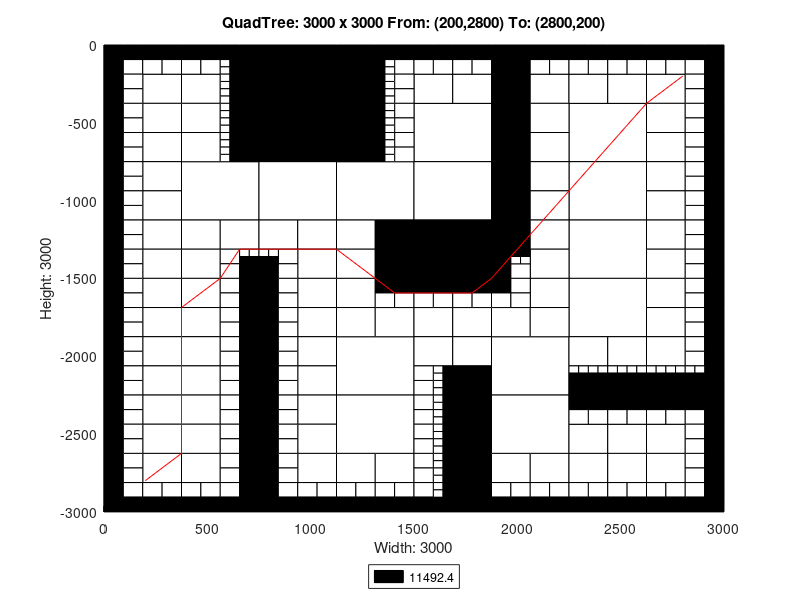

This chart was generated by the following MATLAB code:
axis([0 3000 -3000 0]);
title('QuadTree: 3000 x 3000 From: (200,2800) To: (2800,200)');
xlabel('Width: 3000');
ylabel('Height: 3000');
rectangle('Position',[750 -375 375 375], 'FaceColor',[0 0 0]);
rectangle('Position',[750 -750 375 375], 'FaceColor',[0 0 0]);
rectangle('Position',[375 -1125 375 375], 'FaceColor',[1 1 1]);
rectangle('Position',[750 -1125 375 375], 'FaceColor',[1 1 1]);
rectangle('Position',[1125 -1125 375 375], 'FaceColor',[1 1 1]);
rectangle('Position',[1500 -750 375 375], 'FaceColor',[1 1 1]);
rectangle('Position',[2250 -750 375 375], 'FaceColor',[1 1 1]);
rectangle('Position',[1500 -1125 375 375], 'FaceColor',[1 1 1]);
rectangle('Position',[1500 -1500 375 375], 'FaceColor',[0 0 0]);
rectangle('Position',[2250 -1125 375 375], 'FaceColor',[1 1 1]);
rectangle('Position',[2250 -1500 375 375], 'FaceColor',[1 1 1]);
rectangle('Position',[1125 -2250 375 375], 'FaceColor',[1 1 1]);
rectangle('Position',[1125 -2625 375 375], 'FaceColor',[1 1 1]);
rectangle('Position',[1875 -2250 375 375], 'FaceColor',[1 1 1]);
rectangle('Position',[2250 -1875 375 375], 'FaceColor',[1 1 1]);
rectangle('Position',[1875 -2625 375 375], 'FaceColor',[1 1 1]);
rectangle('Position',[187.5 -375 187.5 187.5], 'FaceColor',[1 1 1]);
rectangle('Position',[375 -375 187.5 187.5], 'FaceColor',[1 1 1]);
rectangle('Position',[187.5 -562.5 187.5 187.5], 'FaceColor',[1 1 1]);
rectangle('Position',[187.5 -750 187.5 187.5], 'FaceColor',[1 1 1]);
rectangle('Position',[375 -562.5 187.5 187.5], 'FaceColor',[1 1 1]);
rectangle('Position',[375 -750 187.5 187.5], 'FaceColor',[1 1 1]);
rectangle('Position',[1125 -187.5 187.5 187.5], 'FaceColor',[0 0 0]);
rectangle('Position',[1125 -375 187.5 187.5], 'FaceColor',[0 0 0]);
rectangle('Position',[1125 -562.5 187.5 187.5], 'FaceColor',[0 0 0]);
rectangle('Position',[1125 -750 187.5 187.5], 'FaceColor',[0 0 0]);
rectangle('Position',[187.5 -937.5 187.5 187.5], 'FaceColor',[1 1 1]);
rectangle('Position',[187.5 -1125 187.5 187.5], 'FaceColor',[1 1 1]);
rectangle('Position',[187.5 -1312.5 187.5 187.5], 'FaceColor',[1 1 1]);
rectangle('Position',[187.5 -1500 187.5 187.5], 'FaceColor',[1 1 1]);
rectangle('Position',[375 -1312.5 187.5 187.5], 'FaceColor',[1 1 1]);
rectangle('Position',[562.5 -1312.5 187.5 187.5], 'FaceColor',[1 1 1]);
rectangle('Position',[375 -1500 187.5 187.5], 'FaceColor',[1 1 1]);
rectangle('Position',[750 -1312.5 187.5 187.5], 'FaceColor',[1 1 1]);
rectangle('Position',[937.5 -1312.5 187.5 187.5], 'FaceColor',[1 1 1]);
rectangle('Position',[937.5 -1500 187.5 187.5], 'FaceColor',[1 1 1]);
rectangle('Position',[1125 -1312.5 187.5 187.5], 'FaceColor',[1 1 1]);
rectangle('Position',[1312.5 -1312.5 187.5 187.5], 'FaceColor',[0 0 0]);
rectangle('Position',[1125 -1500 187.5 187.5], 'FaceColor',[1 1 1]);
rectangle('Position',[1312.5 -1500 187.5 187.5], 'FaceColor',[0 0 0]);
rectangle('Position',[1500 -375 187.5 187.5], 'FaceColor',[1 1 1]);
rectangle('Position',[1687.5 -375 187.5 187.5], 'FaceColor',[1 1 1]);
rectangle('Position',[1875 -187.5 187.5 187.5], 'FaceColor',[0 0 0]);
rectangle('Position',[1875 -375 187.5 187.5], 'FaceColor',[0 0 0]);
rectangle('Position',[2062.5 -375 187.5 187.5], 'FaceColor',[1 1 1]);
rectangle('Position',[1875 -562.5 187.5 187.5], 'FaceColor',[0 0 0]);
rectangle('Position',[2062.5 -562.5 187.5 187.5], 'FaceColor',[1 1 1]);
rectangle('Position',[1875 -750 187.5 187.5], 'FaceColor',[0 0 0]);
rectangle('Position',[2062.5 -750 187.5 187.5], 'FaceColor',[1 1 1]);
rectangle('Position',[2250 -375 187.5 187.5], 'FaceColor',[1 1 1]);
rectangle('Position',[2437.5 -375 187.5 187.5], 'FaceColor',[1 1 1]);
rectangle('Position',[2625 -375 187.5 187.5], 'FaceColor',[1 1 1]);
rectangle('Position',[2625 -562.5 187.5 187.5], 'FaceColor',[1 1 1]);
rectangle('Position',[2625 -750 187.5 187.5], 'FaceColor',[1 1 1]);
rectangle('Position',[1875 -937.5 187.5 187.5], 'FaceColor',[0 0 0]);
rectangle('Position',[2062.5 -937.5 187.5 187.5], 'FaceColor',[1 1 1]);
rectangle('Position',[1875 -1125 187.5 187.5], 'FaceColor',[0 0 0]);
rectangle('Position',[2062.5 -1125 187.5 187.5], 'FaceColor',[1 1 1]);
rectangle('Position',[1875 -1312.5 187.5 187.5], 'FaceColor',[0 0 0]);
rectangle('Position',[2062.5 -1312.5 187.5 187.5], 'FaceColor',[1 1 1]);
rectangle('Position',[2062.5 -1500 187.5 187.5], 'FaceColor',[1 1 1]);
rectangle('Position',[2625 -937.5 187.5 187.5], 'FaceColor',[1 1 1]);
rectangle('Position',[2625 -1125 187.5 187.5], 'FaceColor',[1 1 1]);
rectangle('Position',[2625 -1312.5 187.5 187.5], 'FaceColor',[1 1 1]);
rectangle('Position',[2625 -1500 187.5 187.5], 'FaceColor',[1 1 1]);
rectangle('Position',[187.5 -1687.5 187.5 187.5], 'FaceColor',[1 1 1]);
rectangle('Position',[187.5 -1875 187.5 187.5], 'FaceColor',[1 1 1]);
rectangle('Position',[375 -1687.5 187.5 187.5], 'FaceColor',[1 1 1]);
rectangle('Position',[375 -1875 187.5 187.5], 'FaceColor',[1 1 1]);
rectangle('Position',[187.5 -2062.5 187.5 187.5], 'FaceColor',[1 1 1]);
rectangle('Position',[187.5 -2250 187.5 187.5], 'FaceColor',[1 1 1]);
rectangle('Position',[375 -2062.5 187.5 187.5], 'FaceColor',[1 1 1]);
rectangle('Position',[375 -2250 187.5 187.5], 'FaceColor',[1 1 1]);
rectangle('Position',[937.5 -1687.5 187.5 187.5], 'FaceColor',[1 1 1]);
rectangle('Position',[937.5 -1875 187.5 187.5], 'FaceColor',[1 1 1]);
rectangle('Position',[1125 -1687.5 187.5 187.5], 'FaceColor',[1 1 1]);
rectangle('Position',[1125 -1875 187.5 187.5], 'FaceColor',[1 1 1]);
rectangle('Position',[1312.5 -1875 187.5 187.5], 'FaceColor',[1 1 1]);
rectangle('Position',[937.5 -2062.5 187.5 187.5], 'FaceColor',[1 1 1]);
rectangle('Position',[937.5 -2250 187.5 187.5], 'FaceColor',[1 1 1]);
rectangle('Position',[187.5 -2437.5 187.5 187.5], 'FaceColor',[1 1 1]);
rectangle('Position',[187.5 -2625 187.5 187.5], 'FaceColor',[1 1 1]);
rectangle('Position',[375 -2437.5 187.5 187.5], 'FaceColor',[1 1 1]);
rectangle('Position',[375 -2625 187.5 187.5], 'FaceColor',[1 1 1]);
rectangle('Position',[187.5 -2812.5 187.5 187.5], 'FaceColor',[1 1 1]);
rectangle('Position',[375 -2812.5 187.5 187.5], 'FaceColor',[1 1 1]);
rectangle('Position',[937.5 -2437.5 187.5 187.5], 'FaceColor',[1 1 1]);
rectangle('Position',[937.5 -2625 187.5 187.5], 'FaceColor',[1 1 1]);
rectangle('Position',[937.5 -2812.5 187.5 187.5], 'FaceColor',[1 1 1]);
rectangle('Position',[1125 -2812.5 187.5 187.5], 'FaceColor',[1 1 1]);
rectangle('Position',[1312.5 -2812.5 187.5 187.5], 'FaceColor',[1 1 1]);
rectangle('Position',[1500 -1875 187.5 187.5], 'FaceColor',[1 1 1]);
rectangle('Position',[1687.5 -1875 187.5 187.5], 'FaceColor',[1 1 1]);
rectangle('Position',[2062.5 -1687.5 187.5 187.5], 'FaceColor',[1 1 1]);
rectangle('Position',[1875 -1875 187.5 187.5], 'FaceColor',[1 1 1]);
rectangle('Position',[2062.5 -1875 187.5 187.5], 'FaceColor',[1 1 1]);
rectangle('Position',[1500 -2062.5 187.5 187.5], 'FaceColor',[1 1 1]);
rectangle('Position',[1687.5 -2062.5 187.5 187.5], 'FaceColor',[1 1 1]);
rectangle('Position',[1687.5 -2250 187.5 187.5], 'FaceColor',[0 0 0]);
rectangle('Position',[2625 -1687.5 187.5 187.5], 'FaceColor',[1 1 1]);
rectangle('Position',[2625 -1875 187.5 187.5], 'FaceColor',[1 1 1]);
rectangle('Position',[2250 -2062.5 187.5 187.5], 'FaceColor',[1 1 1]);
rectangle('Position',[2437.5 -2062.5 187.5 187.5], 'FaceColor',[1 1 1]);
rectangle('Position',[2625 -2062.5 187.5 187.5], 'FaceColor',[1 1 1]);
rectangle('Position',[1687.5 -2437.5 187.5 187.5], 'FaceColor',[0 0 0]);
rectangle('Position',[1687.5 -2625 187.5 187.5], 'FaceColor',[0 0 0]);
rectangle('Position',[1687.5 -2812.5 187.5 187.5], 'FaceColor',[0 0 0]);
rectangle('Position',[1687.5 -3000 187.5 187.5], 'FaceColor',[0 0 0]);
rectangle('Position',[1875 -2812.5 187.5 187.5], 'FaceColor',[1 1 1]);
rectangle('Position',[2062.5 -2812.5 187.5 187.5], 'FaceColor',[1 1 1]);
rectangle('Position',[2250 -2625 187.5 187.5], 'FaceColor',[1 1 1]);
rectangle('Position',[2437.5 -2625 187.5 187.5], 'FaceColor',[1 1 1]);
rectangle('Position',[2625 -2625 187.5 187.5], 'FaceColor',[1 1 1]);
rectangle('Position',[2250 -2812.5 187.5 187.5], 'FaceColor',[1 1 1]);
rectangle('Position',[2437.5 -2812.5 187.5 187.5], 'FaceColor',[1 1 1]);
rectangle('Position',[2625 -2812.5 187.5 187.5], 'FaceColor',[1 1 1]);
rectangle('Position',[0 -93.75 93.75 93.75], 'FaceColor',[0 0 0]);
rectangle('Position',[93.75 -93.75 93.75 93.75], 'FaceColor',[0 0 0]);
rectangle('Position',[0 -187.5 93.75 93.75], 'FaceColor',[0 0 0]);
rectangle('Position',[93.75 -187.5 93.75 93.75], 'FaceColor',[1 1 1]);
rectangle('Position',[187.5 -93.75 93.75 93.75], 'FaceColor',[0 0 0]);
rectangle('Position',[281.25 -93.75 93.75 93.75], 'FaceColor',[0 0 0]);
rectangle('Position',[187.5 -187.5 93.75 93.75], 'FaceColor',[1 1 1]);
rectangle('Position',[281.25 -187.5 93.75 93.75], 'FaceColor',[1 1 1]);
rectangle('Position',[0 -281.25 93.75 93.75], 'FaceColor',[0 0 0]);
rectangle('Position',[93.75 -281.25 93.75 93.75], 'FaceColor',[1 1 1]);
rectangle('Position',[0 -375 93.75 93.75], 'FaceColor',[0 0 0]);
rectangle('Position',[93.75 -375 93.75 93.75], 'FaceColor',[1 1 1]);
rectangle('Position',[375 -93.75 93.75 93.75], 'FaceColor',[0 0 0]);
rectangle('Position',[468.75 -93.75 93.75 93.75], 'FaceColor',[0 0 0]);
rectangle('Position',[375 -187.5 93.75 93.75], 'FaceColor',[1 1 1]);
rectangle('Position',[468.75 -187.5 93.75 93.75], 'FaceColor',[1 1 1]);
rectangle('Position',[562.5 -93.75 93.75 93.75], 'FaceColor',[0 0 0]);
rectangle('Position',[656.25 -93.75 93.75 93.75], 'FaceColor',[0 0 0]);
rectangle('Position',[656.25 -187.5 93.75 93.75], 'FaceColor',[0 0 0]);
rectangle('Position',[656.25 -281.25 93.75 93.75], 'FaceColor',[0 0 0]);
rectangle('Position',[656.25 -375 93.75 93.75], 'FaceColor',[0 0 0]);
rectangle('Position',[0 -468.75 93.75 93.75], 'FaceColor',[0 0 0]);
rectangle('Position',[93.75 -468.75 93.75 93.75], 'FaceColor',[1 1 1]);
rectangle('Position',[0 -562.5 93.75 93.75], 'FaceColor',[0 0 0]);
rectangle('Position',[93.75 -562.5 93.75 93.75], 'FaceColor',[1 1 1]);
rectangle('Position',[0 -656.25 93.75 93.75], 'FaceColor',[0 0 0]);
rectangle('Position',[93.75 -656.25 93.75 93.75], 'FaceColor',[1 1 1]);
rectangle('Position',[0 -750 93.75 93.75], 'FaceColor',[0 0 0]);
rectangle('Position',[93.75 -750 93.75 93.75], 'FaceColor',[1 1 1]);
rectangle('Position',[656.25 -468.75 93.75 93.75], 'FaceColor',[0 0 0]);
rectangle('Position',[656.25 -562.5 93.75 93.75], 'FaceColor',[0 0 0]);
rectangle('Position',[656.25 -656.25 93.75 93.75], 'FaceColor',[0 0 0]);
rectangle('Position',[656.25 -750 93.75 93.75], 'FaceColor',[0 0 0]);
rectangle('Position',[1312.5 -93.75 93.75 93.75], 'FaceColor',[0 0 0]);
rectangle('Position',[1406.25 -93.75 93.75 93.75], 'FaceColor',[0 0 0]);
rectangle('Position',[1406.25 -187.5 93.75 93.75], 'FaceColor',[1 1 1]);
rectangle('Position',[1406.25 -281.25 93.75 93.75], 'FaceColor',[1 1 1]);
rectangle('Position',[1406.25 -375 93.75 93.75], 'FaceColor',[1 1 1]);
rectangle('Position',[1406.25 -468.75 93.75 93.75], 'FaceColor',[1 1 1]);
rectangle('Position',[1406.25 -562.5 93.75 93.75], 'FaceColor',[1 1 1]);
rectangle('Position',[1406.25 -656.25 93.75 93.75], 'FaceColor',[1 1 1]);
rectangle('Position',[1406.25 -750 93.75 93.75], 'FaceColor',[1 1 1]);
rectangle('Position',[0 -843.75 93.75 93.75], 'FaceColor',[0 0 0]);
rectangle('Position',[93.75 -843.75 93.75 93.75], 'FaceColor',[1 1 1]);
rectangle('Position',[0 -937.5 93.75 93.75], 'FaceColor',[0 0 0]);
rectangle('Position',[93.75 -937.5 93.75 93.75], 'FaceColor',[1 1 1]);
rectangle('Position',[0 -1031.25 93.75 93.75], 'FaceColor',[0 0 0]);
rectangle('Position',[93.75 -1031.25 93.75 93.75], 'FaceColor',[1 1 1]);
rectangle('Position',[0 -1125 93.75 93.75], 'FaceColor',[0 0 0]);
rectangle('Position',[93.75 -1125 93.75 93.75], 'FaceColor',[1 1 1]);
rectangle('Position',[0 -1218.75 93.75 93.75], 'FaceColor',[0 0 0]);
rectangle('Position',[93.75 -1218.75 93.75 93.75], 'FaceColor',[1 1 1]);
rectangle('Position',[0 -1312.5 93.75 93.75], 'FaceColor',[0 0 0]);
rectangle('Position',[93.75 -1312.5 93.75 93.75], 'FaceColor',[1 1 1]);
rectangle('Position',[0 -1406.25 93.75 93.75], 'FaceColor',[0 0 0]);
rectangle('Position',[93.75 -1406.25 93.75 93.75], 'FaceColor',[1 1 1]);
rectangle('Position',[0 -1500 93.75 93.75], 'FaceColor',[0 0 0]);
rectangle('Position',[93.75 -1500 93.75 93.75], 'FaceColor',[1 1 1]);
rectangle('Position',[562.5 -1406.25 93.75 93.75], 'FaceColor',[1 1 1]);
rectangle('Position',[562.5 -1500 93.75 93.75], 'FaceColor',[1 1 1]);
rectangle('Position',[656.25 -1500 93.75 93.75], 'FaceColor',[0 0 0]);
rectangle('Position',[843.75 -1406.25 93.75 93.75], 'FaceColor',[1 1 1]);
rectangle('Position',[750 -1500 93.75 93.75], 'FaceColor',[0 0 0]);
rectangle('Position',[843.75 -1500 93.75 93.75], 'FaceColor',[1 1 1]);
rectangle('Position',[1500 -93.75 93.75 93.75], 'FaceColor',[0 0 0]);
rectangle('Position',[1593.75 -93.75 93.75 93.75], 'FaceColor',[0 0 0]);
rectangle('Position',[1500 -187.5 93.75 93.75], 'FaceColor',[1 1 1]);
rectangle('Position',[1593.75 -187.5 93.75 93.75], 'FaceColor',[1 1 1]);
rectangle('Position',[1687.5 -93.75 93.75 93.75], 'FaceColor',[0 0 0]);
rectangle('Position',[1781.25 -93.75 93.75 93.75], 'FaceColor',[0 0 0]);
rectangle('Position',[1687.5 -187.5 93.75 93.75], 'FaceColor',[1 1 1]);
rectangle('Position',[1781.25 -187.5 93.75 93.75], 'FaceColor',[1 1 1]);
rectangle('Position',[2062.5 -93.75 93.75 93.75], 'FaceColor',[0 0 0]);
rectangle('Position',[2156.25 -93.75 93.75 93.75], 'FaceColor',[0 0 0]);
rectangle('Position',[2062.5 -187.5 93.75 93.75], 'FaceColor',[1 1 1]);
rectangle('Position',[2156.25 -187.5 93.75 93.75], 'FaceColor',[1 1 1]);
rectangle('Position',[2250 -93.75 93.75 93.75], 'FaceColor',[0 0 0]);
rectangle('Position',[2343.75 -93.75 93.75 93.75], 'FaceColor',[0 0 0]);
rectangle('Position',[2250 -187.5 93.75 93.75], 'FaceColor',[1 1 1]);
rectangle('Position',[2343.75 -187.5 93.75 93.75], 'FaceColor',[1 1 1]);
rectangle('Position',[2437.5 -93.75 93.75 93.75], 'FaceColor',[0 0 0]);
rectangle('Position',[2531.25 -93.75 93.75 93.75], 'FaceColor',[0 0 0]);
rectangle('Position',[2437.5 -187.5 93.75 93.75], 'FaceColor',[1 1 1]);
rectangle('Position',[2531.25 -187.5 93.75 93.75], 'FaceColor',[1 1 1]);
rectangle('Position',[2625 -93.75 93.75 93.75], 'FaceColor',[0 0 0]);
rectangle('Position',[2718.75 -93.75 93.75 93.75], 'FaceColor',[0 0 0]);
rectangle('Position',[2625 -187.5 93.75 93.75], 'FaceColor',[1 1 1]);
rectangle('Position',[2718.75 -187.5 93.75 93.75], 'FaceColor',[1 1 1]);
rectangle('Position',[2812.5 -93.75 93.75 93.75], 'FaceColor',[0 0 0]);
rectangle('Position',[2906.25 -93.75 93.75 93.75], 'FaceColor',[0 0 0]);
rectangle('Position',[2812.5 -187.5 93.75 93.75], 'FaceColor',[1 1 1]);
rectangle('Position',[2906.25 -187.5 93.75 93.75], 'FaceColor',[0 0 0]);
rectangle('Position',[2812.5 -281.25 93.75 93.75], 'FaceColor',[1 1 1]);
rectangle('Position',[2906.25 -281.25 93.75 93.75], 'FaceColor',[0 0 0]);
rectangle('Position',[2812.5 -375 93.75 93.75], 'FaceColor',[1 1 1]);
rectangle('Position',[2906.25 -375 93.75 93.75], 'FaceColor',[0 0 0]);
rectangle('Position',[2812.5 -468.75 93.75 93.75], 'FaceColor',[1 1 1]);
rectangle('Position',[2906.25 -468.75 93.75 93.75], 'FaceColor',[0 0 0]);
rectangle('Position',[2812.5 -562.5 93.75 93.75], 'FaceColor',[1 1 1]);
rectangle('Position',[2906.25 -562.5 93.75 93.75], 'FaceColor',[0 0 0]);
rectangle('Position',[2812.5 -656.25 93.75 93.75], 'FaceColor',[1 1 1]);
rectangle('Position',[2906.25 -656.25 93.75 93.75], 'FaceColor',[0 0 0]);
rectangle('Position',[2812.5 -750 93.75 93.75], 'FaceColor',[1 1 1]);
rectangle('Position',[2906.25 -750 93.75 93.75], 'FaceColor',[0 0 0]);
rectangle('Position',[1875 -1406.25 93.75 93.75], 'FaceColor',[0 0 0]);
rectangle('Position',[1875 -1500 93.75 93.75], 'FaceColor',[0 0 0]);
rectangle('Position',[1968.75 -1500 93.75 93.75], 'FaceColor',[1 1 1]);
rectangle('Position',[2812.5 -843.75 93.75 93.75], 'FaceColor',[1 1 1]);
rectangle('Position',[2906.25 -843.75 93.75 93.75], 'FaceColor',[0 0 0]);
rectangle('Position',[2812.5 -937.5 93.75 93.75], 'FaceColor',[1 1 1]);
rectangle('Position',[2906.25 -937.5 93.75 93.75], 'FaceColor',[0 0 0]);
rectangle('Position',[2812.5 -1031.25 93.75 93.75], 'FaceColor',[1 1 1]);
rectangle('Position',[2906.25 -1031.25 93.75 93.75], 'FaceColor',[0 0 0]);
rectangle('Position',[2812.5 -1125 93.75 93.75], 'FaceColor',[1 1 1]);
rectangle('Position',[2906.25 -1125 93.75 93.75], 'FaceColor',[0 0 0]);
rectangle('Position',[2812.5 -1218.75 93.75 93.75], 'FaceColor',[1 1 1]);
rectangle('Position',[2906.25 -1218.75 93.75 93.75], 'FaceColor',[0 0 0]);
rectangle('Position',[2812.5 -1312.5 93.75 93.75], 'FaceColor',[1 1 1]);
rectangle('Position',[2906.25 -1312.5 93.75 93.75], 'FaceColor',[0 0 0]);
rectangle('Position',[2812.5 -1406.25 93.75 93.75], 'FaceColor',[1 1 1]);
rectangle('Position',[2906.25 -1406.25 93.75 93.75], 'FaceColor',[0 0 0]);
rectangle('Position',[2812.5 -1500 93.75 93.75], 'FaceColor',[1 1 1]);
rectangle('Position',[2906.25 -1500 93.75 93.75], 'FaceColor',[0 0 0]);
rectangle('Position',[0 -1593.75 93.75 93.75], 'FaceColor',[0 0 0]);
rectangle('Position',[93.75 -1593.75 93.75 93.75], 'FaceColor',[1 1 1]);
rectangle('Position',[0 -1687.5 93.75 93.75], 'FaceColor',[0 0 0]);
rectangle('Position',[93.75 -1687.5 93.75 93.75], 'FaceColor',[1 1 1]);
rectangle('Position',[0 -1781.25 93.75 93.75], 'FaceColor',[0 0 0]);
rectangle('Position',[93.75 -1781.25 93.75 93.75], 'FaceColor',[1 1 1]);
rectangle('Position',[0 -1875 93.75 93.75], 'FaceColor',[0 0 0]);
rectangle('Position',[93.75 -1875 93.75 93.75], 'FaceColor',[1 1 1]);
rectangle('Position',[562.5 -1593.75 93.75 93.75], 'FaceColor',[1 1 1]);
rectangle('Position',[656.25 -1593.75 93.75 93.75], 'FaceColor',[0 0 0]);
rectangle('Position',[562.5 -1687.5 93.75 93.75], 'FaceColor',[1 1 1]);
rectangle('Position',[656.25 -1687.5 93.75 93.75], 'FaceColor',[0 0 0]);
rectangle('Position',[562.5 -1781.25 93.75 93.75], 'FaceColor',[1 1 1]);
rectangle('Position',[656.25 -1781.25 93.75 93.75], 'FaceColor',[0 0 0]);
rectangle('Position',[562.5 -1875 93.75 93.75], 'FaceColor',[1 1 1]);
rectangle('Position',[656.25 -1875 93.75 93.75], 'FaceColor',[0 0 0]);
rectangle('Position',[0 -1968.75 93.75 93.75], 'FaceColor',[0 0 0]);
rectangle('Position',[93.75 -1968.75 93.75 93.75], 'FaceColor',[1 1 1]);
rectangle('Position',[0 -2062.5 93.75 93.75], 'FaceColor',[0 0 0]);
rectangle('Position',[93.75 -2062.5 93.75 93.75], 'FaceColor',[1 1 1]);
rectangle('Position',[0 -2156.25 93.75 93.75], 'FaceColor',[0 0 0]);
rectangle('Position',[93.75 -2156.25 93.75 93.75], 'FaceColor',[1 1 1]);
rectangle('Position',[0 -2250 93.75 93.75], 'FaceColor',[0 0 0]);
rectangle('Position',[93.75 -2250 93.75 93.75], 'FaceColor',[1 1 1]);
rectangle('Position',[562.5 -1968.75 93.75 93.75], 'FaceColor',[1 1 1]);
rectangle('Position',[656.25 -1968.75 93.75 93.75], 'FaceColor',[0 0 0]);
rectangle('Position',[562.5 -2062.5 93.75 93.75], 'FaceColor',[1 1 1]);
rectangle('Position',[656.25 -2062.5 93.75 93.75], 'FaceColor',[0 0 0]);
rectangle('Position',[562.5 -2156.25 93.75 93.75], 'FaceColor',[1 1 1]);
rectangle('Position',[656.25 -2156.25 93.75 93.75], 'FaceColor',[0 0 0]);
rectangle('Position',[562.5 -2250 93.75 93.75], 'FaceColor',[1 1 1]);
rectangle('Position',[656.25 -2250 93.75 93.75], 'FaceColor',[0 0 0]);
rectangle('Position',[750 -1593.75 93.75 93.75], 'FaceColor',[0 0 0]);
rectangle('Position',[843.75 -1593.75 93.75 93.75], 'FaceColor',[1 1 1]);
rectangle('Position',[750 -1687.5 93.75 93.75], 'FaceColor',[0 0 0]);
rectangle('Position',[843.75 -1687.5 93.75 93.75], 'FaceColor',[1 1 1]);
rectangle('Position',[750 -1781.25 93.75 93.75], 'FaceColor',[0 0 0]);
rectangle('Position',[843.75 -1781.25 93.75 93.75], 'FaceColor',[1 1 1]);
rectangle('Position',[750 -1875 93.75 93.75], 'FaceColor',[0 0 0]);
rectangle('Position',[843.75 -1875 93.75 93.75], 'FaceColor',[1 1 1]);
rectangle('Position',[1312.5 -1593.75 93.75 93.75], 'FaceColor',[0 0 0]);
rectangle('Position',[1406.25 -1593.75 93.75 93.75], 'FaceColor',[0 0 0]);
rectangle('Position',[1312.5 -1687.5 93.75 93.75], 'FaceColor',[1 1 1]);
rectangle('Position',[1406.25 -1687.5 93.75 93.75], 'FaceColor',[1 1 1]);
rectangle('Position',[750 -1968.75 93.75 93.75], 'FaceColor',[0 0 0]);
rectangle('Position',[843.75 -1968.75 93.75 93.75], 'FaceColor',[1 1 1]);
rectangle('Position',[750 -2062.5 93.75 93.75], 'FaceColor',[0 0 0]);
rectangle('Position',[843.75 -2062.5 93.75 93.75], 'FaceColor',[1 1 1]);
rectangle('Position',[750 -2156.25 93.75 93.75], 'FaceColor',[0 0 0]);
rectangle('Position',[843.75 -2156.25 93.75 93.75], 'FaceColor',[1 1 1]);
rectangle('Position',[750 -2250 93.75 93.75], 'FaceColor',[0 0 0]);
rectangle('Position',[843.75 -2250 93.75 93.75], 'FaceColor',[1 1 1]);
rectangle('Position',[0 -2343.75 93.75 93.75], 'FaceColor',[0 0 0]);
rectangle('Position',[93.75 -2343.75 93.75 93.75], 'FaceColor',[1 1 1]);
rectangle('Position',[0 -2437.5 93.75 93.75], 'FaceColor',[0 0 0]);
rectangle('Position',[93.75 -2437.5 93.75 93.75], 'FaceColor',[1 1 1]);
rectangle('Position',[0 -2531.25 93.75 93.75], 'FaceColor',[0 0 0]);
rectangle('Position',[93.75 -2531.25 93.75 93.75], 'FaceColor',[1 1 1]);
rectangle('Position',[0 -2625 93.75 93.75], 'FaceColor',[0 0 0]);
rectangle('Position',[93.75 -2625 93.75 93.75], 'FaceColor',[1 1 1]);
rectangle('Position',[562.5 -2343.75 93.75 93.75], 'FaceColor',[1 1 1]);
rectangle('Position',[656.25 -2343.75 93.75 93.75], 'FaceColor',[0 0 0]);
rectangle('Position',[562.5 -2437.5 93.75 93.75], 'FaceColor',[1 1 1]);
rectangle('Position',[656.25 -2437.5 93.75 93.75], 'FaceColor',[0 0 0]);
rectangle('Position',[562.5 -2531.25 93.75 93.75], 'FaceColor',[1 1 1]);
rectangle('Position',[656.25 -2531.25 93.75 93.75], 'FaceColor',[0 0 0]);
rectangle('Position',[562.5 -2625 93.75 93.75], 'FaceColor',[1 1 1]);
rectangle('Position',[656.25 -2625 93.75 93.75], 'FaceColor',[0 0 0]);
rectangle('Position',[0 -2718.75 93.75 93.75], 'FaceColor',[0 0 0]);
rectangle('Position',[93.75 -2718.75 93.75 93.75], 'FaceColor',[1 1 1]);
rectangle('Position',[0 -2812.5 93.75 93.75], 'FaceColor',[0 0 0]);
rectangle('Position',[93.75 -2812.5 93.75 93.75], 'FaceColor',[1 1 1]);
rectangle('Position',[0 -2906.25 93.75 93.75], 'FaceColor',[0 0 0]);
rectangle('Position',[93.75 -2906.25 93.75 93.75], 'FaceColor',[1 1 1]);
rectangle('Position',[0 -3000 93.75 93.75], 'FaceColor',[0 0 0]);
rectangle('Position',[93.75 -3000 93.75 93.75], 'FaceColor',[0 0 0]);
rectangle('Position',[187.5 -2906.25 93.75 93.75], 'FaceColor',[1 1 1]);
rectangle('Position',[281.25 -2906.25 93.75 93.75], 'FaceColor',[1 1 1]);
rectangle('Position',[187.5 -3000 93.75 93.75], 'FaceColor',[0 0 0]);
rectangle('Position',[281.25 -3000 93.75 93.75], 'FaceColor',[0 0 0]);
rectangle('Position',[562.5 -2718.75 93.75 93.75], 'FaceColor',[1 1 1]);
rectangle('Position',[656.25 -2718.75 93.75 93.75], 'FaceColor',[0 0 0]);
rectangle('Position',[562.5 -2812.5 93.75 93.75], 'FaceColor',[1 1 1]);
rectangle('Position',[656.25 -2812.5 93.75 93.75], 'FaceColor',[0 0 0]);
rectangle('Position',[375 -2906.25 93.75 93.75], 'FaceColor',[1 1 1]);
rectangle('Position',[468.75 -2906.25 93.75 93.75], 'FaceColor',[1 1 1]);
rectangle('Position',[375 -3000 93.75 93.75], 'FaceColor',[0 0 0]);
rectangle('Position',[468.75 -3000 93.75 93.75], 'FaceColor',[0 0 0]);
rectangle('Position',[562.5 -2906.25 93.75 93.75], 'FaceColor',[1 1 1]);
rectangle('Position',[656.25 -2906.25 93.75 93.75], 'FaceColor',[0 0 0]);
rectangle('Position',[562.5 -3000 93.75 93.75], 'FaceColor',[0 0 0]);
rectangle('Position',[656.25 -3000 93.75 93.75], 'FaceColor',[0 0 0]);
rectangle('Position',[750 -2343.75 93.75 93.75], 'FaceColor',[0 0 0]);
rectangle('Position',[843.75 -2343.75 93.75 93.75], 'FaceColor',[1 1 1]);
rectangle('Position',[750 -2437.5 93.75 93.75], 'FaceColor',[0 0 0]);
rectangle('Position',[843.75 -2437.5 93.75 93.75], 'FaceColor',[1 1 1]);
rectangle('Position',[750 -2531.25 93.75 93.75], 'FaceColor',[0 0 0]);
rectangle('Position',[843.75 -2531.25 93.75 93.75], 'FaceColor',[1 1 1]);
rectangle('Position',[750 -2625 93.75 93.75], 'FaceColor',[0 0 0]);
rectangle('Position',[843.75 -2625 93.75 93.75], 'FaceColor',[1 1 1]);
rectangle('Position',[750 -2718.75 93.75 93.75], 'FaceColor',[0 0 0]);
rectangle('Position',[843.75 -2718.75 93.75 93.75], 'FaceColor',[1 1 1]);
rectangle('Position',[750 -2812.5 93.75 93.75], 'FaceColor',[0 0 0]);
rectangle('Position',[843.75 -2812.5 93.75 93.75], 'FaceColor',[1 1 1]);
rectangle('Position',[750 -2906.25 93.75 93.75], 'FaceColor',[0 0 0]);
rectangle('Position',[843.75 -2906.25 93.75 93.75], 'FaceColor',[1 1 1]);
rectangle('Position',[750 -3000 93.75 93.75], 'FaceColor',[0 0 0]);
rectangle('Position',[843.75 -3000 93.75 93.75], 'FaceColor',[0 0 0]);
rectangle('Position',[937.5 -2906.25 93.75 93.75], 'FaceColor',[1 1 1]);
rectangle('Position',[1031.25 -2906.25 93.75 93.75], 'FaceColor',[1 1 1]);
rectangle('Position',[937.5 -3000 93.75 93.75], 'FaceColor',[0 0 0]);
rectangle('Position',[1031.25 -3000 93.75 93.75], 'FaceColor',[0 0 0]);
rectangle('Position',[1125 -2906.25 93.75 93.75], 'FaceColor',[1 1 1]);
rectangle('Position',[1218.75 -2906.25 93.75 93.75], 'FaceColor',[1 1 1]);
rectangle('Position',[1125 -3000 93.75 93.75], 'FaceColor',[0 0 0]);
rectangle('Position',[1218.75 -3000 93.75 93.75], 'FaceColor',[0 0 0]);
rectangle('Position',[1312.5 -2906.25 93.75 93.75], 'FaceColor',[1 1 1]);
rectangle('Position',[1406.25 -2906.25 93.75 93.75], 'FaceColor',[1 1 1]);
rectangle('Position',[1312.5 -3000 93.75 93.75], 'FaceColor',[0 0 0]);
rectangle('Position',[1406.25 -3000 93.75 93.75], 'FaceColor',[0 0 0]);
rectangle('Position',[1500 -1593.75 93.75 93.75], 'FaceColor',[0 0 0]);
rectangle('Position',[1593.75 -1593.75 93.75 93.75], 'FaceColor',[0 0 0]);
rectangle('Position',[1500 -1687.5 93.75 93.75], 'FaceColor',[1 1 1]);
rectangle('Position',[1593.75 -1687.5 93.75 93.75], 'FaceColor',[1 1 1]);
rectangle('Position',[1687.5 -1593.75 93.75 93.75], 'FaceColor',[0 0 0]);
rectangle('Position',[1781.25 -1593.75 93.75 93.75], 'FaceColor',[0 0 0]);
rectangle('Position',[1687.5 -1687.5 93.75 93.75], 'FaceColor',[1 1 1]);
rectangle('Position',[1781.25 -1687.5 93.75 93.75], 'FaceColor',[1 1 1]);
rectangle('Position',[1875 -1593.75 93.75 93.75], 'FaceColor',[0 0 0]);
rectangle('Position',[1968.75 -1593.75 93.75 93.75], 'FaceColor',[1 1 1]);
rectangle('Position',[1875 -1687.5 93.75 93.75], 'FaceColor',[1 1 1]);
rectangle('Position',[1968.75 -1687.5 93.75 93.75], 'FaceColor',[1 1 1]);
rectangle('Position',[1500 -2156.25 93.75 93.75], 'FaceColor',[1 1 1]);
rectangle('Position',[1500 -2250 93.75 93.75], 'FaceColor',[1 1 1]);
rectangle('Position',[2812.5 -1593.75 93.75 93.75], 'FaceColor',[1 1 1]);
rectangle('Position',[2906.25 -1593.75 93.75 93.75], 'FaceColor',[0 0 0]);
rectangle('Position',[2812.5 -1687.5 93.75 93.75], 'FaceColor',[1 1 1]);
rectangle('Position',[2906.25 -1687.5 93.75 93.75], 'FaceColor',[0 0 0]);
rectangle('Position',[2812.5 -1781.25 93.75 93.75], 'FaceColor',[1 1 1]);
rectangle('Position',[2906.25 -1781.25 93.75 93.75], 'FaceColor',[0 0 0]);
rectangle('Position',[2812.5 -1875 93.75 93.75], 'FaceColor',[1 1 1]);
rectangle('Position',[2906.25 -1875 93.75 93.75], 'FaceColor',[0 0 0]);
rectangle('Position',[2250 -2250 93.75 93.75], 'FaceColor',[0 0 0]);
rectangle('Position',[2343.75 -2250 93.75 93.75], 'FaceColor',[0 0 0]);
rectangle('Position',[2437.5 -2250 93.75 93.75], 'FaceColor',[0 0 0]);
rectangle('Position',[2531.25 -2250 93.75 93.75], 'FaceColor',[0 0 0]);
rectangle('Position',[2812.5 -1968.75 93.75 93.75], 'FaceColor',[1 1 1]);
rectangle('Position',[2906.25 -1968.75 93.75 93.75], 'FaceColor',[0 0 0]);
rectangle('Position',[2812.5 -2062.5 93.75 93.75], 'FaceColor',[1 1 1]);
rectangle('Position',[2906.25 -2062.5 93.75 93.75], 'FaceColor',[0 0 0]);
rectangle('Position',[2625 -2250 93.75 93.75], 'FaceColor',[0 0 0]);
rectangle('Position',[2718.75 -2250 93.75 93.75], 'FaceColor',[0 0 0]);
rectangle('Position',[2906.25 -2156.25 93.75 93.75], 'FaceColor',[0 0 0]);
rectangle('Position',[2812.5 -2250 93.75 93.75], 'FaceColor',[0 0 0]);
rectangle('Position',[2906.25 -2250 93.75 93.75], 'FaceColor',[0 0 0]);
rectangle('Position',[1500 -2343.75 93.75 93.75], 'FaceColor',[1 1 1]);
rectangle('Position',[1500 -2437.5 93.75 93.75], 'FaceColor',[1 1 1]);
rectangle('Position',[1500 -2531.25 93.75 93.75], 'FaceColor',[1 1 1]);
rectangle('Position',[1500 -2625 93.75 93.75], 'FaceColor',[1 1 1]);
rectangle('Position',[1500 -2718.75 93.75 93.75], 'FaceColor',[1 1 1]);
rectangle('Position',[1500 -2812.5 93.75 93.75], 'FaceColor',[1 1 1]);
rectangle('Position',[1500 -2906.25 93.75 93.75], 'FaceColor',[1 1 1]);
rectangle('Position',[1500 -3000 93.75 93.75], 'FaceColor',[0 0 0]);
rectangle('Position',[1593.75 -3000 93.75 93.75], 'FaceColor',[0 0 0]);
rectangle('Position',[1875 -2906.25 93.75 93.75], 'FaceColor',[1 1 1]);
rectangle('Position',[1968.75 -2906.25 93.75 93.75], 'FaceColor',[1 1 1]);
rectangle('Position',[1875 -3000 93.75 93.75], 'FaceColor',[0 0 0]);
rectangle('Position',[1968.75 -3000 93.75 93.75], 'FaceColor',[0 0 0]);
rectangle('Position',[2062.5 -2906.25 93.75 93.75], 'FaceColor',[1 1 1]);
rectangle('Position',[2156.25 -2906.25 93.75 93.75], 'FaceColor',[1 1 1]);
rectangle('Position',[2062.5 -3000 93.75 93.75], 'FaceColor',[0 0 0]);
rectangle('Position',[2156.25 -3000 93.75 93.75], 'FaceColor',[0 0 0]);
rectangle('Position',[2250 -2343.75 93.75 93.75], 'FaceColor',[0 0 0]);
rectangle('Position',[2343.75 -2343.75 93.75 93.75], 'FaceColor',[0 0 0]);
rectangle('Position',[2250 -2437.5 93.75 93.75], 'FaceColor',[1 1 1]);
rectangle('Position',[2343.75 -2437.5 93.75 93.75], 'FaceColor',[1 1 1]);
rectangle('Position',[2437.5 -2343.75 93.75 93.75], 'FaceColor',[0 0 0]);
rectangle('Position',[2531.25 -2343.75 93.75 93.75], 'FaceColor',[0 0 0]);
rectangle('Position',[2437.5 -2437.5 93.75 93.75], 'FaceColor',[1 1 1]);
rectangle('Position',[2531.25 -2437.5 93.75 93.75], 'FaceColor',[1 1 1]);
rectangle('Position',[2625 -2343.75 93.75 93.75], 'FaceColor',[0 0 0]);
rectangle('Position',[2718.75 -2343.75 93.75 93.75], 'FaceColor',[0 0 0]);
rectangle('Position',[2625 -2437.5 93.75 93.75], 'FaceColor',[1 1 1]);
rectangle('Position',[2718.75 -2437.5 93.75 93.75], 'FaceColor',[1 1 1]);
rectangle('Position',[2812.5 -2343.75 93.75 93.75], 'FaceColor',[0 0 0]);
rectangle('Position',[2906.25 -2343.75 93.75 93.75], 'FaceColor',[0 0 0]);
rectangle('Position',[2812.5 -2437.5 93.75 93.75], 'FaceColor',[1 1 1]);
rectangle('Position',[2906.25 -2437.5 93.75 93.75], 'FaceColor',[0 0 0]);
rectangle('Position',[2812.5 -2531.25 93.75 93.75], 'FaceColor',[1 1 1]);
rectangle('Position',[2906.25 -2531.25 93.75 93.75], 'FaceColor',[0 0 0]);
rectangle('Position',[2812.5 -2625 93.75 93.75], 'FaceColor',[1 1 1]);
rectangle('Position',[2906.25 -2625 93.75 93.75], 'FaceColor',[0 0 0]);
rectangle('Position',[2250 -2906.25 93.75 93.75], 'FaceColor',[1 1 1]);
rectangle('Position',[2343.75 -2906.25 93.75 93.75], 'FaceColor',[1 1 1]);
rectangle('Position',[2250 -3000 93.75 93.75], 'FaceColor',[0 0 0]);
rectangle('Position',[2343.75 -3000 93.75 93.75], 'FaceColor',[0 0 0]);
rectangle('Position',[2437.5 -2906.25 93.75 93.75], 'FaceColor',[1 1 1]);
rectangle('Position',[2531.25 -2906.25 93.75 93.75], 'FaceColor',[1 1 1]);
rectangle('Position',[2437.5 -3000 93.75 93.75], 'FaceColor',[0 0 0]);
rectangle('Position',[2531.25 -3000 93.75 93.75], 'FaceColor',[0 0 0]);
rectangle('Position',[2812.5 -2718.75 93.75 93.75], 'FaceColor',[1 1 1]);
rectangle('Position',[2906.25 -2718.75 93.75 93.75], 'FaceColor',[0 0 0]);
rectangle('Position',[2812.5 -2812.5 93.75 93.75], 'FaceColor',[1 1 1]);
rectangle('Position',[2906.25 -2812.5 93.75 93.75], 'FaceColor',[0 0 0]);
rectangle('Position',[2625 -2906.25 93.75 93.75], 'FaceColor',[1 1 1]);
rectangle('Position',[2718.75 -2906.25 93.75 93.75], 'FaceColor',[1 1 1]);
rectangle('Position',[2625 -3000 93.75 93.75], 'FaceColor',[0 0 0]);
rectangle('Position',[2718.75 -3000 93.75 93.75], 'FaceColor',[0 0 0]);
rectangle('Position',[2812.5 -2906.25 93.75 93.75], 'FaceColor',[1 1 1]);
rectangle('Position',[2906.25 -2906.25 93.75 93.75], 'FaceColor',[0 0 0]);
rectangle('Position',[2812.5 -3000 93.75 93.75], 'FaceColor',[0 0 0]);
rectangle('Position',[2906.25 -3000 93.75 93.75], 'FaceColor',[0 0 0]);
rectangle('Position',[562.5 -140.625 46.875 46.875], 'FaceColor',[1 1 1]);
rectangle('Position',[609.375 -140.625 46.875 46.875], 'FaceColor',[0 0 0]);
rectangle('Position',[562.5 -187.5 46.875 46.875], 'FaceColor',[1 1 1]);
rectangle('Position',[609.375 -187.5 46.875 46.875], 'FaceColor',[0 0 0]);
rectangle('Position',[562.5 -234.375 46.875 46.875], 'FaceColor',[1 1 1]);
rectangle('Position',[609.375 -234.375 46.875 46.875], 'FaceColor',[0 0 0]);
rectangle('Position',[562.5 -281.25 46.875 46.875], 'FaceColor',[1 1 1]);
rectangle('Position',[609.375 -281.25 46.875 46.875], 'FaceColor',[0 0 0]);
rectangle('Position',[562.5 -328.125 46.875 46.875], 'FaceColor',[1 1 1]);
rectangle('Position',[609.375 -328.125 46.875 46.875], 'FaceColor',[0 0 0]);
rectangle('Position',[562.5 -375 46.875 46.875], 'FaceColor',[1 1 1]);
rectangle('Position',[609.375 -375 46.875 46.875], 'FaceColor',[0 0 0]);
rectangle('Position',[562.5 -421.875 46.875 46.875], 'FaceColor',[1 1 1]);
rectangle('Position',[609.375 -421.875 46.875 46.875], 'FaceColor',[0 0 0]);
rectangle('Position',[562.5 -468.75 46.875 46.875], 'FaceColor',[1 1 1]);
rectangle('Position',[609.375 -468.75 46.875 46.875], 'FaceColor',[0 0 0]);
rectangle('Position',[562.5 -515.625 46.875 46.875], 'FaceColor',[1 1 1]);
rectangle('Position',[609.375 -515.625 46.875 46.875], 'FaceColor',[0 0 0]);
rectangle('Position',[562.5 -562.5 46.875 46.875], 'FaceColor',[1 1 1]);
rectangle('Position',[609.375 -562.5 46.875 46.875], 'FaceColor',[0 0 0]);
rectangle('Position',[562.5 -609.375 46.875 46.875], 'FaceColor',[1 1 1]);
rectangle('Position',[609.375 -609.375 46.875 46.875], 'FaceColor',[0 0 0]);
rectangle('Position',[562.5 -656.25 46.875 46.875], 'FaceColor',[1 1 1]);
rectangle('Position',[609.375 -656.25 46.875 46.875], 'FaceColor',[0 0 0]);
rectangle('Position',[562.5 -703.125 46.875 46.875], 'FaceColor',[1 1 1]);
rectangle('Position',[609.375 -703.125 46.875 46.875], 'FaceColor',[0 0 0]);
rectangle('Position',[562.5 -750 46.875 46.875], 'FaceColor',[1 1 1]);
rectangle('Position',[609.375 -750 46.875 46.875], 'FaceColor',[0 0 0]);
rectangle('Position',[1312.5 -140.625 46.875 46.875], 'FaceColor',[0 0 0]);
rectangle('Position',[1359.38 -140.625 46.875 46.875], 'FaceColor',[1 1 1]);
rectangle('Position',[1312.5 -187.5 46.875 46.875], 'FaceColor',[0 0 0]);
rectangle('Position',[1359.38 -187.5 46.875 46.875], 'FaceColor',[1 1 1]);
rectangle('Position',[1312.5 -234.375 46.875 46.875], 'FaceColor',[0 0 0]);
rectangle('Position',[1359.38 -234.375 46.875 46.875], 'FaceColor',[1 1 1]);
rectangle('Position',[1312.5 -281.25 46.875 46.875], 'FaceColor',[0 0 0]);
rectangle('Position',[1359.38 -281.25 46.875 46.875], 'FaceColor',[1 1 1]);
rectangle('Position',[1312.5 -328.125 46.875 46.875], 'FaceColor',[0 0 0]);
rectangle('Position',[1359.38 -328.125 46.875 46.875], 'FaceColor',[1 1 1]);
rectangle('Position',[1312.5 -375 46.875 46.875], 'FaceColor',[0 0 0]);
rectangle('Position',[1359.38 -375 46.875 46.875], 'FaceColor',[1 1 1]);
rectangle('Position',[1312.5 -421.875 46.875 46.875], 'FaceColor',[0 0 0]);
rectangle('Position',[1359.38 -421.875 46.875 46.875], 'FaceColor',[1 1 1]);
rectangle('Position',[1312.5 -468.75 46.875 46.875], 'FaceColor',[0 0 0]);
rectangle('Position',[1359.38 -468.75 46.875 46.875], 'FaceColor',[1 1 1]);
rectangle('Position',[1312.5 -515.625 46.875 46.875], 'FaceColor',[0 0 0]);
rectangle('Position',[1359.38 -515.625 46.875 46.875], 'FaceColor',[1 1 1]);
rectangle('Position',[1312.5 -562.5 46.875 46.875], 'FaceColor',[0 0 0]);
rectangle('Position',[1359.38 -562.5 46.875 46.875], 'FaceColor',[1 1 1]);
rectangle('Position',[1312.5 -609.375 46.875 46.875], 'FaceColor',[0 0 0]);
rectangle('Position',[1359.38 -609.375 46.875 46.875], 'FaceColor',[1 1 1]);
rectangle('Position',[1312.5 -656.25 46.875 46.875], 'FaceColor',[0 0 0]);
rectangle('Position',[1359.38 -656.25 46.875 46.875], 'FaceColor',[1 1 1]);
rectangle('Position',[1312.5 -703.125 46.875 46.875], 'FaceColor',[0 0 0]);
rectangle('Position',[1359.38 -703.125 46.875 46.875], 'FaceColor',[1 1 1]);
rectangle('Position',[1312.5 -750 46.875 46.875], 'FaceColor',[0 0 0]);
rectangle('Position',[1359.38 -750 46.875 46.875], 'FaceColor',[1 1 1]);
rectangle('Position',[656.25 -1359.38 46.875 46.875], 'FaceColor',[1 1 1]);
rectangle('Position',[703.125 -1359.38 46.875 46.875], 'FaceColor',[1 1 1]);
rectangle('Position',[656.25 -1406.25 46.875 46.875], 'FaceColor',[0 0 0]);
rectangle('Position',[703.125 -1406.25 46.875 46.875], 'FaceColor',[0 0 0]);
rectangle('Position',[750 -1359.38 46.875 46.875], 'FaceColor',[1 1 1]);
rectangle('Position',[796.875 -1359.38 46.875 46.875], 'FaceColor',[1 1 1]);
rectangle('Position',[750 -1406.25 46.875 46.875], 'FaceColor',[0 0 0]);
rectangle('Position',[796.875 -1406.25 46.875 46.875], 'FaceColor',[0 0 0]);
rectangle('Position',[1968.75 -1359.38 46.875 46.875], 'FaceColor',[0 0 0]);
rectangle('Position',[2015.62 -1359.38 46.875 46.875], 'FaceColor',[0 0 0]);
rectangle('Position',[1968.75 -1406.25 46.875 46.875], 'FaceColor',[1 1 1]);
rectangle('Position',[2015.62 -1406.25 46.875 46.875], 'FaceColor',[1 1 1]);
rectangle('Position',[1593.75 -2109.38 46.875 46.875], 'FaceColor',[1 1 1]);
rectangle('Position',[1640.62 -2109.38 46.875 46.875], 'FaceColor',[0 0 0]);
rectangle('Position',[1593.75 -2156.25 46.875 46.875], 'FaceColor',[1 1 1]);
rectangle('Position',[1640.62 -2156.25 46.875 46.875], 'FaceColor',[0 0 0]);
rectangle('Position',[1593.75 -2203.12 46.875 46.875], 'FaceColor',[1 1 1]);
rectangle('Position',[1640.62 -2203.12 46.875 46.875], 'FaceColor',[0 0 0]);
rectangle('Position',[1593.75 -2250 46.875 46.875], 'FaceColor',[1 1 1]);
rectangle('Position',[1640.62 -2250 46.875 46.875], 'FaceColor',[0 0 0]);
rectangle('Position',[2250 -2109.38 46.875 46.875], 'FaceColor',[1 1 1]);
rectangle('Position',[2296.88 -2109.38 46.875 46.875], 'FaceColor',[1 1 1]);
rectangle('Position',[2250 -2156.25 46.875 46.875], 'FaceColor',[0 0 0]);
rectangle('Position',[2296.88 -2156.25 46.875 46.875], 'FaceColor',[0 0 0]);
rectangle('Position',[2343.75 -2109.38 46.875 46.875], 'FaceColor',[1 1 1]);
rectangle('Position',[2390.62 -2109.38 46.875 46.875], 'FaceColor',[1 1 1]);
rectangle('Position',[2343.75 -2156.25 46.875 46.875], 'FaceColor',[0 0 0]);
rectangle('Position',[2390.62 -2156.25 46.875 46.875], 'FaceColor',[0 0 0]);
rectangle('Position',[2437.5 -2109.38 46.875 46.875], 'FaceColor',[1 1 1]);
rectangle('Position',[2484.38 -2109.38 46.875 46.875], 'FaceColor',[1 1 1]);
rectangle('Position',[2437.5 -2156.25 46.875 46.875], 'FaceColor',[0 0 0]);
rectangle('Position',[2484.38 -2156.25 46.875 46.875], 'FaceColor',[0 0 0]);
rectangle('Position',[2531.25 -2109.38 46.875 46.875], 'FaceColor',[1 1 1]);
rectangle('Position',[2578.12 -2109.38 46.875 46.875], 'FaceColor',[1 1 1]);
rectangle('Position',[2531.25 -2156.25 46.875 46.875], 'FaceColor',[0 0 0]);
rectangle('Position',[2578.12 -2156.25 46.875 46.875], 'FaceColor',[0 0 0]);
rectangle('Position',[2625 -2109.38 46.875 46.875], 'FaceColor',[1 1 1]);
rectangle('Position',[2671.88 -2109.38 46.875 46.875], 'FaceColor',[1 1 1]);
rectangle('Position',[2625 -2156.25 46.875 46.875], 'FaceColor',[0 0 0]);
rectangle('Position',[2671.88 -2156.25 46.875 46.875], 'FaceColor',[0 0 0]);
rectangle('Position',[2718.75 -2109.38 46.875 46.875], 'FaceColor',[1 1 1]);
rectangle('Position',[2765.62 -2109.38 46.875 46.875], 'FaceColor',[1 1 1]);
rectangle('Position',[2718.75 -2156.25 46.875 46.875], 'FaceColor',[0 0 0]);
rectangle('Position',[2765.62 -2156.25 46.875 46.875], 'FaceColor',[0 0 0]);
rectangle('Position',[2812.5 -2109.38 46.875 46.875], 'FaceColor',[1 1 1]);
rectangle('Position',[2859.38 -2109.38 46.875 46.875], 'FaceColor',[1 1 1]);
rectangle('Position',[2812.5 -2156.25 46.875 46.875], 'FaceColor',[0 0 0]);
rectangle('Position',[2859.38 -2156.25 46.875 46.875], 'FaceColor',[0 0 0]);
rectangle('Position',[1593.75 -2296.88 46.875 46.875], 'FaceColor',[1 1 1]);
rectangle('Position',[1640.62 -2296.88 46.875 46.875], 'FaceColor',[0 0 0]);
rectangle('Position',[1593.75 -2343.75 46.875 46.875], 'FaceColor',[1 1 1]);
rectangle('Position',[1640.62 -2343.75 46.875 46.875], 'FaceColor',[0 0 0]);
rectangle('Position',[1593.75 -2390.62 46.875 46.875], 'FaceColor',[1 1 1]);
rectangle('Position',[1640.62 -2390.62 46.875 46.875], 'FaceColor',[0 0 0]);
rectangle('Position',[1593.75 -2437.5 46.875 46.875], 'FaceColor',[1 1 1]);
rectangle('Position',[1640.62 -2437.5 46.875 46.875], 'FaceColor',[0 0 0]);
rectangle('Position',[1593.75 -2484.38 46.875 46.875], 'FaceColor',[1 1 1]);
rectangle('Position',[1640.62 -2484.38 46.875 46.875], 'FaceColor',[0 0 0]);
rectangle('Position',[1593.75 -2531.25 46.875 46.875], 'FaceColor',[1 1 1]);
rectangle('Position',[1640.62 -2531.25 46.875 46.875], 'FaceColor',[0 0 0]);
rectangle('Position',[1593.75 -2578.12 46.875 46.875], 'FaceColor',[1 1 1]);
rectangle('Position',[1640.62 -2578.12 46.875 46.875], 'FaceColor',[0 0 0]);
rectangle('Position',[1593.75 -2625 46.875 46.875], 'FaceColor',[1 1 1]);
rectangle('Position',[1640.62 -2625 46.875 46.875], 'FaceColor',[0 0 0]);
rectangle('Position',[1593.75 -2671.88 46.875 46.875], 'FaceColor',[1 1 1]);
rectangle('Position',[1640.62 -2671.88 46.875 46.875], 'FaceColor',[0 0 0]);
rectangle('Position',[1593.75 -2718.75 46.875 46.875], 'FaceColor',[1 1 1]);
rectangle('Position',[1640.62 -2718.75 46.875 46.875], 'FaceColor',[0 0 0]);
rectangle('Position',[1593.75 -2765.62 46.875 46.875], 'FaceColor',[1 1 1]);
rectangle('Position',[1640.62 -2765.62 46.875 46.875], 'FaceColor',[0 0 0]);
rectangle('Position',[1593.75 -2812.5 46.875 46.875], 'FaceColor',[1 1 1]);
rectangle('Position',[1640.62 -2812.5 46.875 46.875], 'FaceColor',[0 0 0]);
rectangle('Position',[1593.75 -2859.38 46.875 46.875], 'FaceColor',[1 1 1]);
rectangle('Position',[1640.62 -2859.38 46.875 46.875], 'FaceColor',[0 0 0]);
rectangle('Position',[1593.75 -2906.25 46.875 46.875], 'FaceColor',[1 1 1]);
rectangle('Position',[1640.62 -2906.25 46.875 46.875], 'FaceColor',[0 0 0]);
X=[2800,2800,2625,2250,2250,1875,1875,1875,1781.25,1687.5,1593.75,1500,1406.25,1406.25,1406.25,1312.5,1125,750,703.125,656.25,656.25,656.25,562.5,375,375,375,375,375,375,375,200];
Y=[-200,-200,-375,-937.5,-937.5,-1500,-1500,-1500,-1593.75,-1593.75,-1593.75,-1593.75,-1593.75,-1593.75,-1593.75,-1500,-1312.5,-1312.5,-1312.5,-1312.5,-1312.5,-1312.5,-1500,-1687.5,-1687.5,-2062.5,-2250,-2250,-2437.5,-2625,-2800];
hold on;
plot(X,Y,'r');
legend('11492.4','Location','southoutside');
